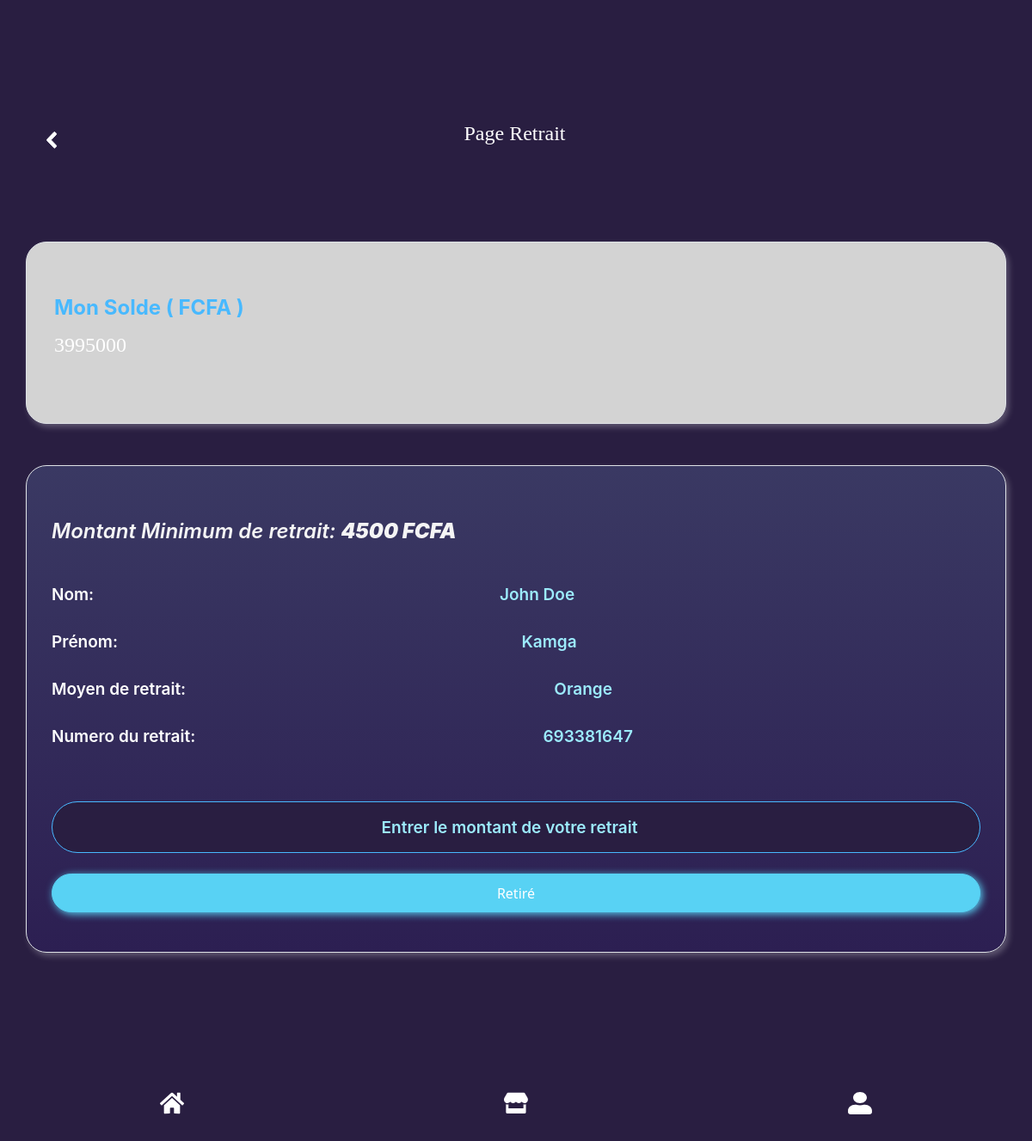
The page /retrait.php (signed in) on the database as committed earlier.
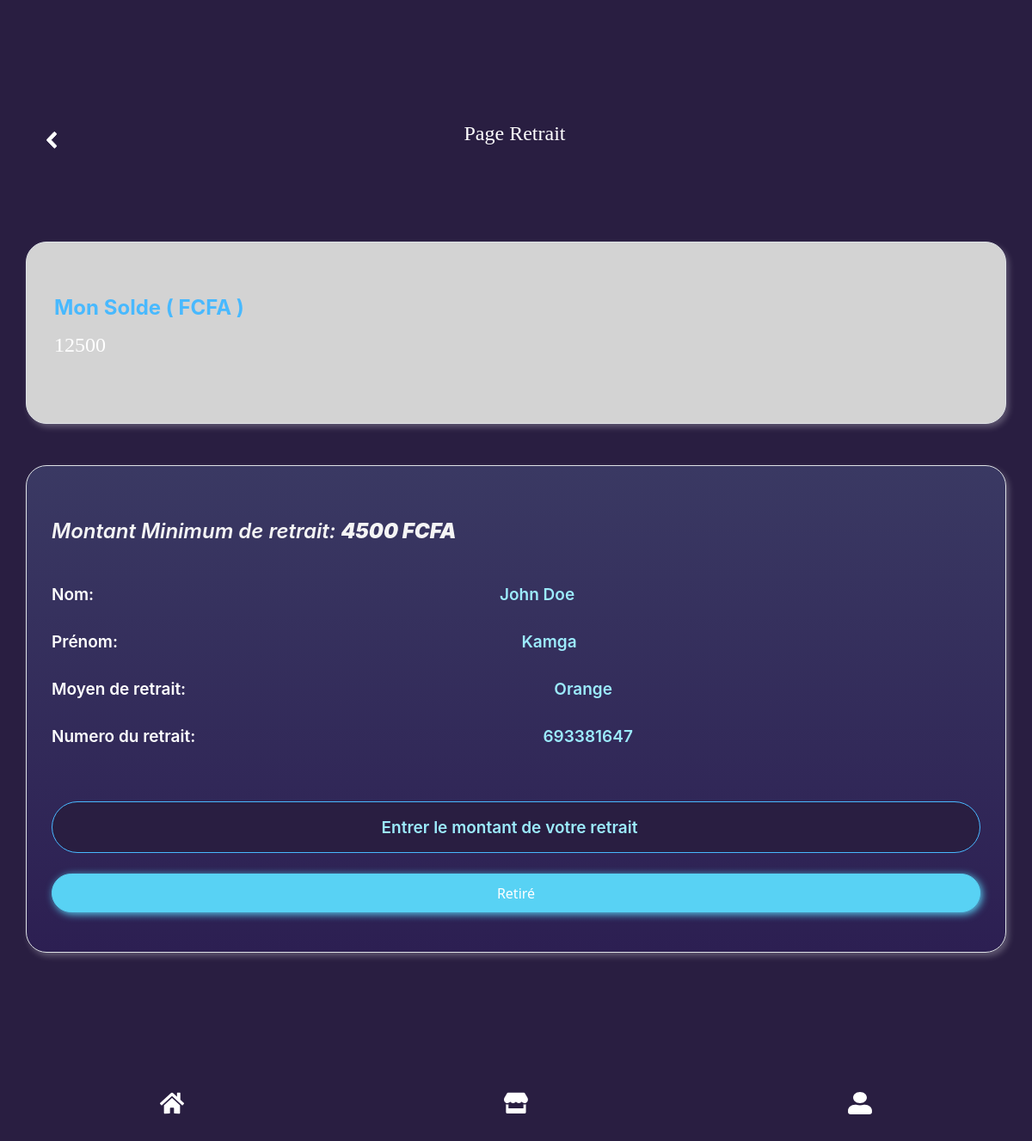
The same page on the database as committed later.
### tables this page shows
CREATE TABLE `utilisateurs` (
  `id` int(10) UNSIGNED NOT NULL,
  `num_tel` varchar(255) NOT NULL,
  `mots_passe` varchar(255) NOT NULL,
  `nom` varchar(255) DEFAULT NULL,
  `prenom` varchar(255) DEFAULT NULL,
  `num_retrait` varchar(255) DEFAULT NULL,
  `moyen_retrait` varchar(255) DEFAULT NULL,
  `code_parainage` int(11) DEFAULT NULL,
  `code_user` int(11) NOT NULL,
  `solde_user` int(11) NOT NULL DEFAULT 0,
  `type_use` tinyint(1) NOT NULL DEFAULT 1,
  `created_at` timestamp NULL DEFAULT NULL,
  `updated_at` timestamp NULL DEFAULT NULL
);

### retrait.php (the view, shortened to what this page needs)
<?php
    include("connexion.php");
    if (isset($_SESSION["id"])) {
        $id = $_SESSION["id"];
        $requete = $con->prepare('SELECT * FROM utilisateurs WHERE id = :id');
        $requete->bindParam(':id', $id);
        $requete->execute();
        $utilisateure = $requete->fetch(PDO::FETCH_ASSOC);
    }else{
        header("Location:login.php");
    }
    ?>
<?php
    if (isset($_SESSION["id"])) {
        $id = $_SESSION["id"];
        $requete = $con->prepare('SELECT * FROM utilisateurs WHERE id = :id');
        $requete->bindParam(':id', $id);
        $requete->execute();
        $utilisateure = $requete->fetch(PDO::FETCH_ASSOC);
    }
?>
<!DOCTYPE html>
<html lang="en">
<head>
    <link rel="stylesheet" href="css/bootstrap.min.css">
    <link rel="stylesheet" href="css/register.css">
    <link rel="stylesheet" href="css/Compte.css">
    <link href="https://cdn.jsdelivr.net/npm/bootstrap@5.3.2/dist/css/bootstrap.min.css" rel="stylesheet">
    <link href="https://cdn.jsdelivr.net/npm/bootstrap@5.0.2/dist/css/bootstrap.min.css" rel="stylesheet">
    <link rel="stylesheet" href="css/style.css">
</head>
<body class="mt-5 mb-5">
<?php
include('footer.php');
?>
<section class="container d-flex justify-content-between align-items-center entete  ">
            <div class="">
                <a href="compte.php">
                </a>
            </div>
            <div class="">
                <p class="paragra">
                    Page Retrait
                </p>
            </div>
        </section>
     <?php if ($utilisateure) {
    ?>
        <section  class="mt-5 container d-flex justify-content-center mb-5">
            <div class="">
                <div class="card mb-5 border img large-95  ">
                        <div class="">
                            <div class="d-flex justify-content-between card-body">
                                <div class="">
                                    <p class="paragras ms-3">
                                        Mon Solde ( FCFA )
                                    </p>
                                    <p class="paragra ms-3">
                                    <?php echo $utilisateure['solde_user']; ?>
                                    </p>
                                </div>
                            </div>
                    </div>
                </div>
                <div class="card mb-5 border  carddim">
                    <div class="d-flex justify-content-center card-body">
                        <div class="">
                            <div class=" formaction mb-5 ">
                                <h1 class="mb-5 pags2"> <i> Montant Minimum de retrait: <b> 4500 FCFA</b></i></h1>
                                <div class="d-flex justify-content-between mb-3">
                                    <p class="pags1">Nom: </p>
                                    <p class="texte1 ">
                                    <p class="texte1 "><?php echo $utilisateure['nom']; ?></p>
                                    </p>
                                </div>
                                <div class="d-flex justify-content-between mb-3">
                                    <p class="pags1">Prénom: </p>
                                    <p class="texte1 "><?php echo $utilisateure['prenom']; ?></p>
                                </div>
                                <div class="d-flex justify-content-between mb-3">
                                    <p class="pags1">Moyen de retrait: </p>
                                    <p class="texte1 "> <?php echo $utilisateure['moyen_retrait']; ?></p>
                                </div>
                                <div class="d-flex justify-content-between mb-5">
                                    <p class="pags1">Numero du retrait: </p>
                                    <p class="texte1 ">  <?php echo $utilisateure['num_retrait']; ?> </p>
                                </div>
                            </div>
                            <?php }  ?>
                            <div class="mt-5" >
                                <form action="" method="POST"  class="form-data formaction mb-5 mt-5" id="bas">
                                    <input class="form-control inputtext mt-5 mb-4" name="mon_retrait" type="number" placeholder="Entrer le montant de votre retrait" aria-label="default input example" required>
                                    <button class="btn btn-primary btns2" type="submit">Retiré</button>
                                </form>
                            </div>
                        </div>
                    </div>
                </div>
            </div>
        </section>
       <?php include('footer.php'); ?>
</body>
</html>

Rows that differ between the two databases and show on the page:
changed utilisateurs "John Doe": solde_user "3995000" → "12500"
